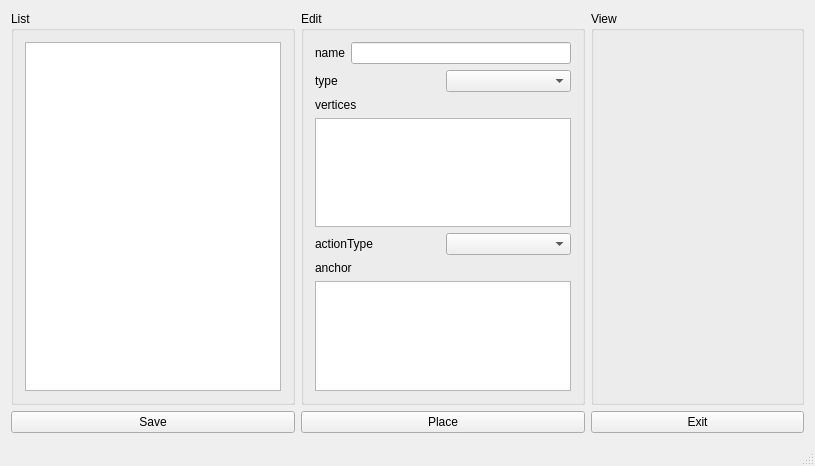
<?xml version="1.0" encoding="UTF-8"?>
<ui version="4.0">
 <class>PrimitiveEditorClass</class>
 <widget class="QMainWindow" name="PrimitiveEditorClass">
  <property name="geometry">
   <rect>
    <x>0</x>
    <y>0</y>
    <width>815</width>
    <height>466</height>
   </rect>
  </property>
  <property name="windowTitle">
   <string>PrimitiveEditor</string>
  </property>
  <widget class="QWidget" name="centralWidget">
   <layout class="QGridLayout" name="gridLayout_4">
    <item row="0" column="2">
     <widget class="QGroupBox" name="groupBoxView">
      <property name="title">
       <string>View</string>
      </property>
      <layout class="QGridLayout" name="gridLayout">
       <item row="0" column="0">
        <widget class="QLabel" name="labelView">
         <property name="sizePolicy">
          <sizepolicy hsizetype="Expanding" vsizetype="Expanding">
           <horstretch>0</horstretch>
           <verstretch>0</verstretch>
          </sizepolicy>
         </property>
         <property name="text">
          <string/>
         </property>
        </widget>
       </item>
      </layout>
     </widget>
    </item>
    <item row="0" column="1">
     <widget class="QGroupBox" name="groupBoxEdit">
      <property name="title">
       <string>Edit</string>
      </property>
      <layout class="QGridLayout" name="gridLayout_2">
       <item row="0" column="0">
        <layout class="QHBoxLayout" name="horizontalLayout_2">
         <item>
          <widget class="QLabel" name="labelName">
           <property name="text">
            <string>name</string>
           </property>
          </widget>
         </item>
         <item>
          <widget class="QLineEdit" name="lineEditName"/>
         </item>
        </layout>
       </item>
       <item row="1" column="0">
        <layout class="QHBoxLayout" name="horizontalLayout_3">
         <item>
          <widget class="QLabel" name="labelType">
           <property name="text">
            <string>type</string>
           </property>
          </widget>
         </item>
         <item>
          <widget class="QComboBox" name="comboBoxType"/>
         </item>
        </layout>
       </item>
       <item row="2" column="0">
        <layout class="QVBoxLayout" name="verticalLayout">
         <item>
          <widget class="QLabel" name="labelVertices">
           <property name="text">
            <string>vertices</string>
           </property>
          </widget>
         </item>
         <item>
          <widget class="QListView" name="listViewVertices"/>
         </item>
        </layout>
       </item>
       <item row="3" column="0">
        <layout class="QHBoxLayout" name="horizontalLayout_4">
         <item>
          <widget class="QLabel" name="labelActionType">
           <property name="text">
            <string>actionType</string>
           </property>
          </widget>
         </item>
         <item>
          <widget class="QComboBox" name="comboBoxActionType"/>
         </item>
        </layout>
       </item>
       <item row="4" column="0">
        <layout class="QVBoxLayout" name="verticalLayout_2">
         <item>
          <widget class="QLabel" name="labelAnchor">
           <property name="text">
            <string>anchor</string>
           </property>
          </widget>
         </item>
         <item>
          <widget class="QListView" name="listViewAnchor"/>
         </item>
        </layout>
       </item>
      </layout>
     </widget>
    </item>
    <item row="0" column="0">
     <widget class="QGroupBox" name="groupBoxList">
      <property name="title">
       <string>List</string>
      </property>
      <layout class="QGridLayout" name="gridLayout_3">
       <item row="0" column="0">
        <widget class="QListView" name="listView"/>
       </item>
      </layout>
     </widget>
    </item>
    <item row="1" column="0">
     <widget class="QPushButton" name="pushButtonSave">
      <property name="text">
       <string>Save</string>
      </property>
     </widget>
    </item>
    <item row="1" column="1">
     <widget class="QPushButton" name="pushButtonPlace">
      <property name="text">
       <string>Place</string>
      </property>
     </widget>
    </item>
    <item row="1" column="2">
     <widget class="QPushButton" name="pushButtonExit">
      <property name="text">
       <string>Exit</string>
      </property>
     </widget>
    </item>
   </layout>
  </widget>
  <widget class="QMenuBar" name="menuBar">
   <property name="geometry">
    <rect>
     <x>0</x>
     <y>0</y>
     <width>815</width>
     <height>21</height>
    </rect>
   </property>
  </widget>
  <widget class="QStatusBar" name="statusBar"/>
 </widget>
 <layoutdefault spacing="6" margin="11"/>
 <resources/>
 <connections/>
</ui>
